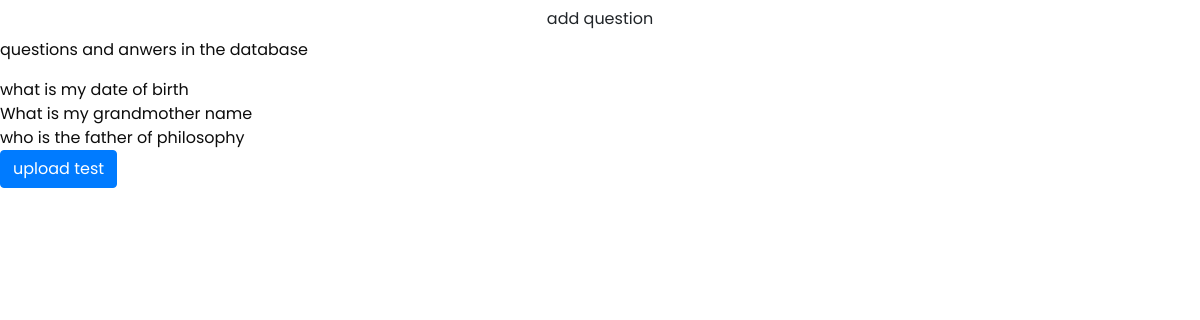
The page /question on the database as committed earlier.
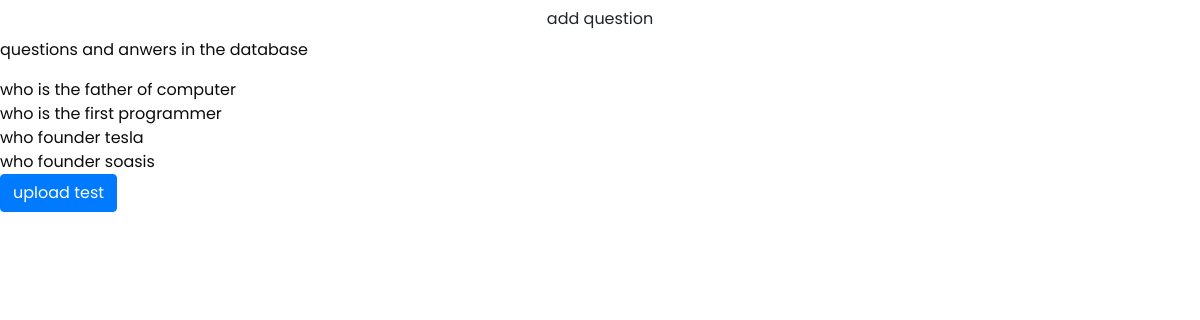
The same page on the database as committed later.
### testapp/models.py (models this page shows, shortened)
class Questions(models.Model):
    question = models.CharField(max_length=555)
    answer_options = models.ForeignKey(AnswerOptions, on_delete=models.CASCADE, null=True, blank=True)
    correct_answer = models.CharField(blank=True, max_length=255, null=True)
    created_by = models.ForeignKey(Account, on_delete=models.CASCADE)
    created = models.DateTimeField(auto_now_add=True)

### testapp/views.py (the view)
# urls.py: path('question',questions,name="question"),
def questions(request):
    question = Questions.objects.all()
    context = {"questions": question}
    return render(request, 'testapp/questions.html', context)

### testapp/templates/testapp/questions.html (shortened to what this page needs)
{% extends 'base.html' %}
{% load static %}
{% block content %}
<button type="button" class="btn btn-default" data-toggle="modal" data-target="#modal-default">
  add question
</button>
<p> questions and anwers in the database </p>
<form id="atform">
{% for question in questions %}
    <div class="text" class="qest" id="{{question.question.id}}" name="question">{{question.question}}</div>
{% endfor %}
<button class="btn btn-primary" id="addtest" type="submit">upload test</button>
</form>
{% endblock content %}

Rows that differ between the two databases and show on the page:
removed Questions: question "who is the father of philosophy"
changed Questions: question "what is my date of birth" → "who is the father of computer"
changed Questions: question "What is my grandmother name" → "who is the first programmer"
added Questions: question "who founder tesla"
added Questions: question "who founder soasis"
